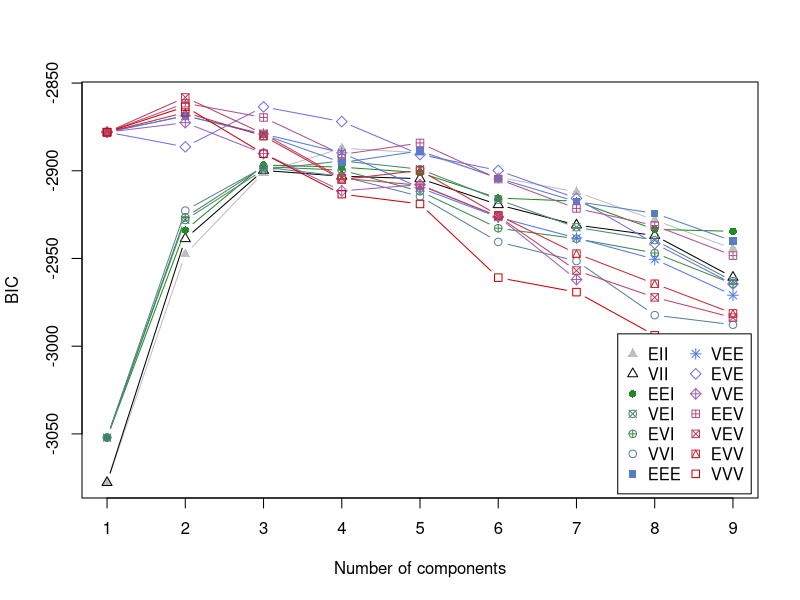
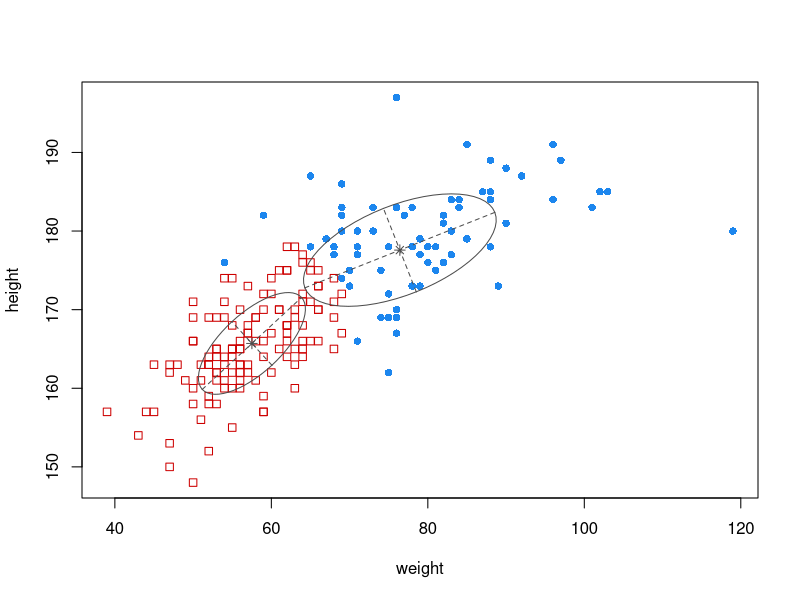
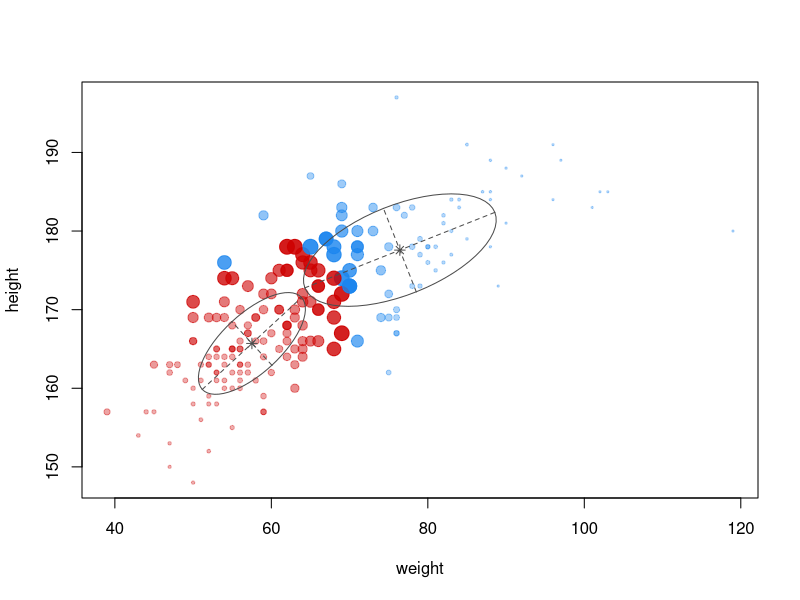
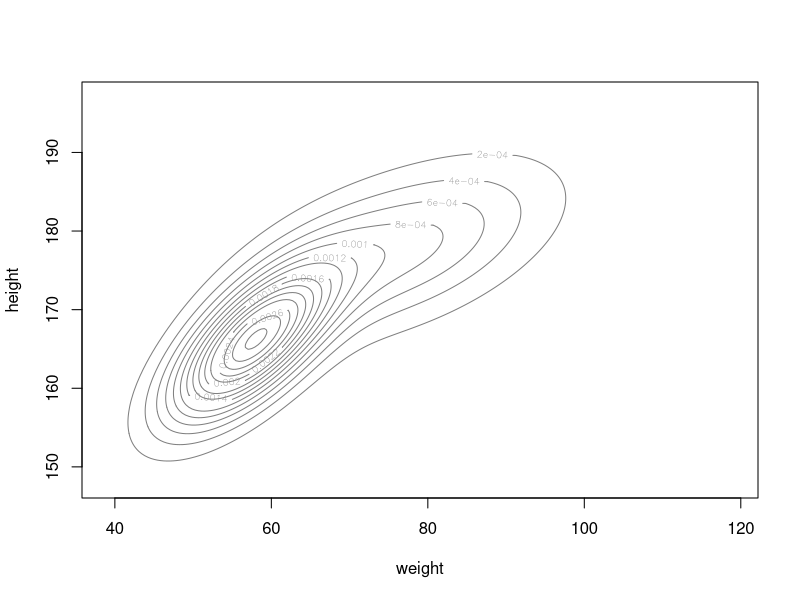
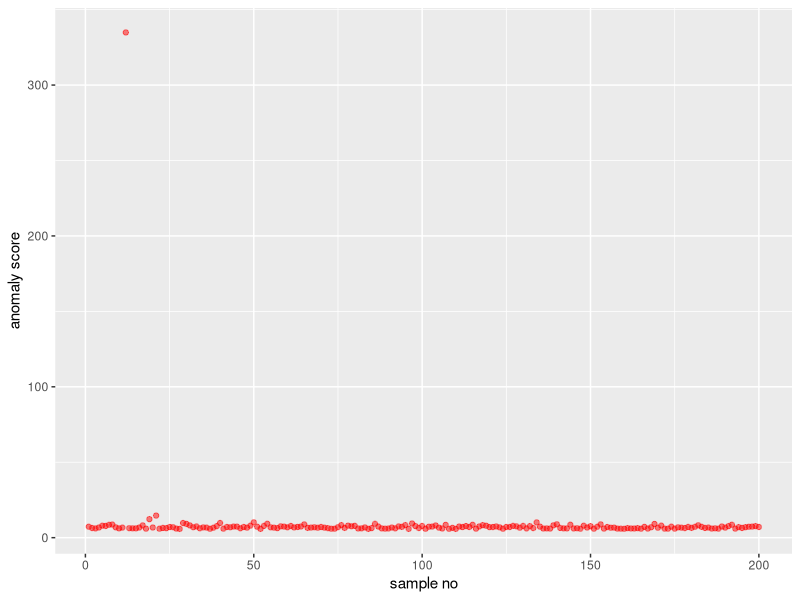
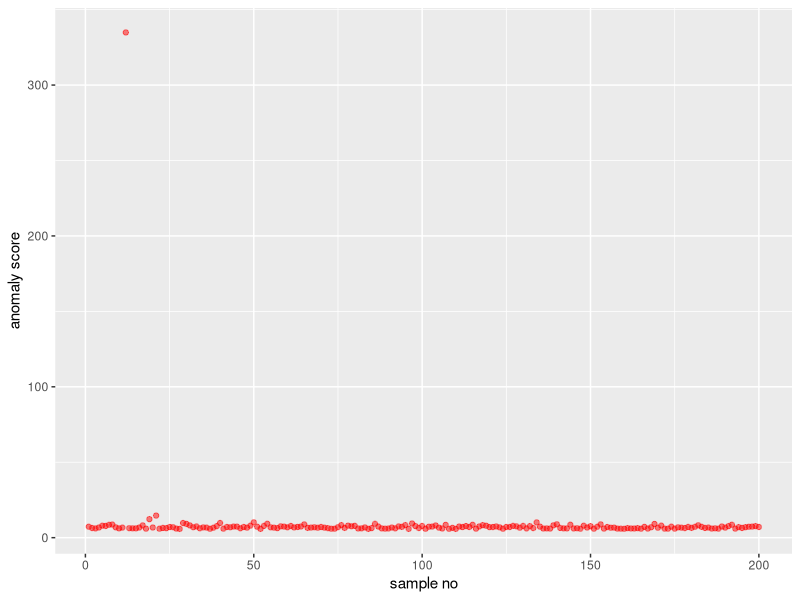

These charts were generated, in order, by the following R code:
library(car)
library(mclust)
library(ggplot2)

X = Davis[-12, c("weight", "height")]
result = Mclust(X)
print(summary(result, parameters = T))
plot(result)

pi = result$parameters$pro
X = Davis[, c("weight", "height")]
XX = cdens(modelName = result$modelName, X, parameters = result$parameters)
a = -log(as.matrix(XX) %*% as.matrix(pi))
g = ggplot() + geom_point(aes(1:200, a), colour="red", alpha=0.5) + labs(x="sample no", y="anomaly score")
plot(g)
ggsave("chap3/img/mclust.jpeg", g)
